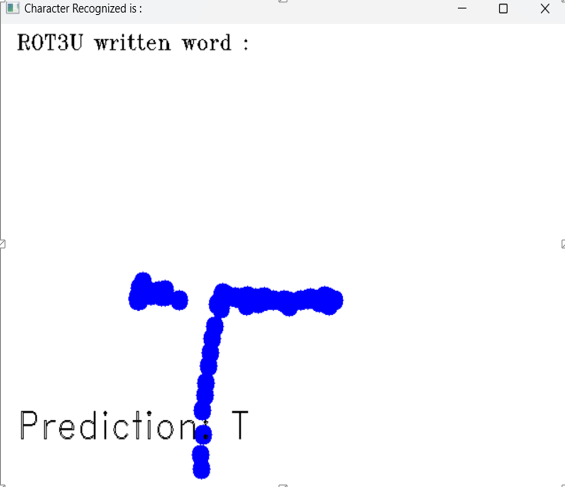
#> input picture Alphabet recognition and identification using camera and deep NN written using 6 DOF Robot ROT3U/Detecting_alphabet.png, 565 x 487 px, given in place of the camera
$ python colour_detection.py
#> lines starting #> are read from the running program, lines starting #| are printed output that depends on the picture; after the words box and inside, x2 and y2 are one past the last pixel; in counts of white or black regions, pixels touching at a corner belong together
import cv2
import numpy as np
import os

# Set frame dimensions
frameWidth = 640
frameHeight = 480

# Initialize webcam
cap = cv2.VideoCapture(0)
cap.set(3, frameWidth)
cap.set(4, frameHeight)
cap.set(10, 150)

# Blue color range in HSV
blueLower = np.array([100, 150, 0])
blueUpper = np.array([140, 255, 255])
blueColorValue = [255, 0, 0]  # BGR for blue

# List to store detected points
detectedPoints = []  # [x, y]

# Directory to save captured images
# output_dir = "captured_images"
# if not os.path.exists(output_dir):
#     os.makedirs(output_dir)


def findBlueColor(img):
    imgHSV = cv2.cvtColor(img, cv2.COLOR_BGR2HSV)
    mask = cv2.inRange(imgHSV, blueLower, blueUpper)
    x, y = getContours(mask)
    if x != 0 and y != 0:
        return [x, y], mask
    return [], mask


def getContours(img):
    contours, _ = cv2.findContours(img, cv2.RETR_EXTERNAL, cv2.CHAIN_APPROX_NONE)
    x, y, w, h = 0, 0, 0, 0
    for cnt in contours:
        area = cv2.contourArea(cnt)
        if area > 500:
            peri = cv2.arcLength(cnt, True)
            approx = cv2.approxPolyDP(cnt, 0.02 * peri, True)
            x, y, w, h = cv2.boundingRect(approx)
    return x + w // 2, y


def drawOnCanvas(img, points, colorValue):
    for point in points:
        cv2.circle(img, (point[0], point[1]), 10, colorValue, cv2.FILLED)


while True:
    success, img = cap.read()
#> img is the input picture: shape (487, 565, 3); mean B, G, R 252.3, 245.6, 245.6
    if not success:
        break

    # Mirror the image
    img = cv2.flip(img, 1)
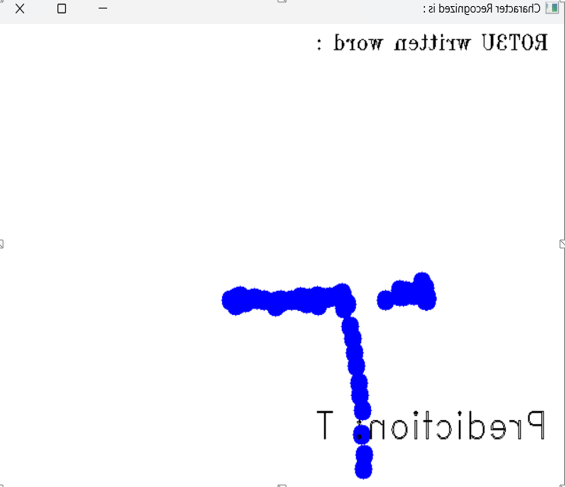
#> img: shape (487, 565, 3); mean B, G, R 252.3, 245.6, 245.6
    imgResult = img.copy()
    newPoint, mask = findBlueColor(img)
#> in findBlueColor, `imgHSV = cv2.cvtColor(img, cv2.COLOR_BGR2HSV)`: imgHSV: shape (487, 565, 3); mean H, S, V 8.8, 6.7, 252.3
#> in findBlueColor, `mask = cv2.inRange(imgHSV, blueLower, blueUpper)`:
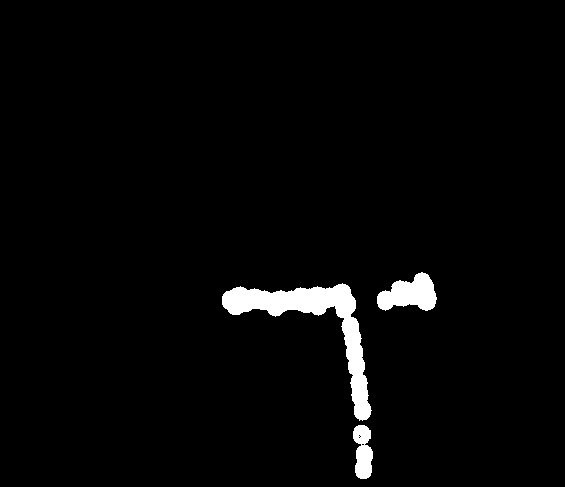
#> mask: shape (487, 565); 2.6% white; 3 white regions
#> in getContours, `contours, _ = cv2.findContours(img, cv2.RETR_EXTERNAL, cv2.CHAIN_APPRO..`: contours = 3 contours; box (x1, y1, x2, y2) and area: (222, 283, 372, 421) 4492, (377, 272, 437, 311) 1400, (353, 425, 373, 479) 733
#> the loop in getContours, `for cnt in contours:` made 3 passes
#> (area, peri, x, y, w, h) on passes 1 to 3: (733, 148.6, 353, 425, 20, 54), (4491.5, 596.9, 223, 285, 147, 132), (1400.5, 187.9, 378, 272, 59, 39)
#> in findBlueColor, `x, y = getContours(mask)`: x = 407; y = 272
#> newPoint = [407, 272]
    if newPoint:
        detectedPoints.append(newPoint)
    if detectedPoints:
        drawOnCanvas(imgResult, detectedPoints, blueColorValue)
#> the loop in drawOnCanvas, `for point in points:` made 1 pass

    cv2.imshow("Result", imgResult)

    key = cv2.waitKey(1)
#> (key q is pressed here)
    if key & 0xFF == ord('q'):
        break
    elif key & 0xFF == ord('c'):
        # Create an image with only the blue parts
        blueOnly = cv2.bitwise_and(img, img, mask=mask)
        # Create a black background
        # blackBackground = np.zeros_like(img)
        # Create a white background
        whiteBackground = np.ones_like(img) * 255
        # Combine blue parts with the black background
        blueOnWhite = cv2.bitwise_or(blueOnly, whiteBackground)

        # Draw detected points on the captured image
        drawOnCanvas(blueOnWhite, detectedPoints, blueColorValue)

        # Save the image
        # img_name = os.path.join(output_dir, f"blue_detected_{cv2.getTickCount()}.png")
        img_name = "blue_detected_"+str(cv2.getTickCount())+".png"
        cv2.imwrite(img_name, blueOnWhite)
        print(f"Image saved: {img_name}")

        # Display the mask and the overlayed image for debugging
        # cv2.imshow("Mask", mask)
        # cv2.imshow("Blue on Black", blueOnBlack)
        cv2.waitKey(0)  # Wait until a key is pressed to continue

cap.release()
cv2.destroyAllWindows()

$ run again, on Alphabet recognition and identification using camera and deep NN written using 6 DOF Robot ROT3U/colour_detection.png
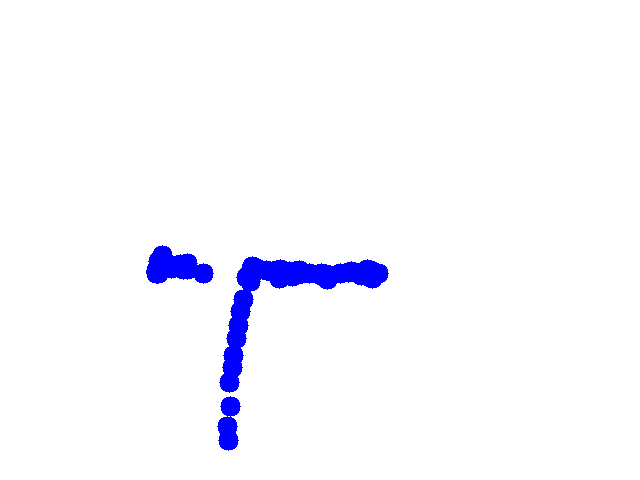
#> input picture Alphabet recognition and identification using camera and deep NN written using 6 DOF Robot ROT3U/colour_detection.png, 640 x 480 px, given in place of the camera
#> img is the input picture: shape (480, 640, 3); mean B, G, R 255, 248.4, 248.4
#> `img = cv2.flip(img, 1)`:
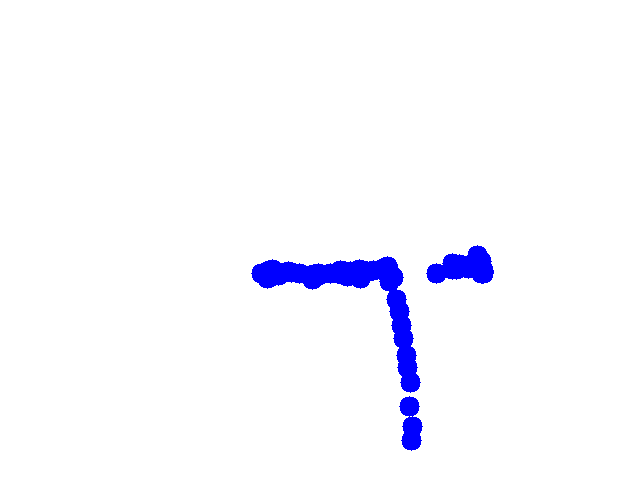
#> img: shape (480, 640, 3); mean B, G, R 255, 248.4, 248.4
#> imgHSV: shape (480, 640, 3); mean H, S, V 3.1, 6.6, 255
#> in findBlueColor, `mask = cv2.inRange(imgHSV, blueLower, blueUpper)`:
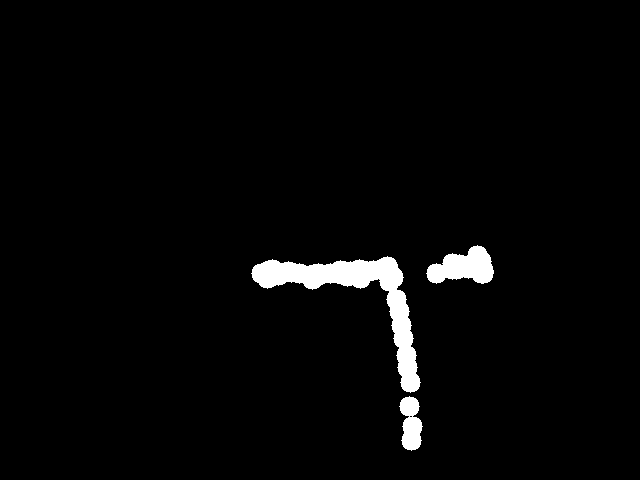
#> mask: shape (480, 640); 2.6% white; 3 white regions
#> contours = 3 contours; box (x1, y1, x2, y2) and area: (251, 256, 421, 393) 5107, (426, 245, 494, 284) 1581, (399, 396, 423, 451) 825
#> the loop in getContours, `for cnt in contours:` made 3 passes
#> (area, peri, x, y, w, h) on passes 1 to 3: (825, 158, 399, 396, 24, 55), (5107, 644.1, 253, 258, 166, 131), (1581, 204.7, 427, 246, 67, 38)
#> in findBlueColor, `x, y = getContours(mask)`: x = 460; y = 246
#> newPoint = [460, 246]
#> the loop in drawOnCanvas, `for point in points:` made 1 pass
